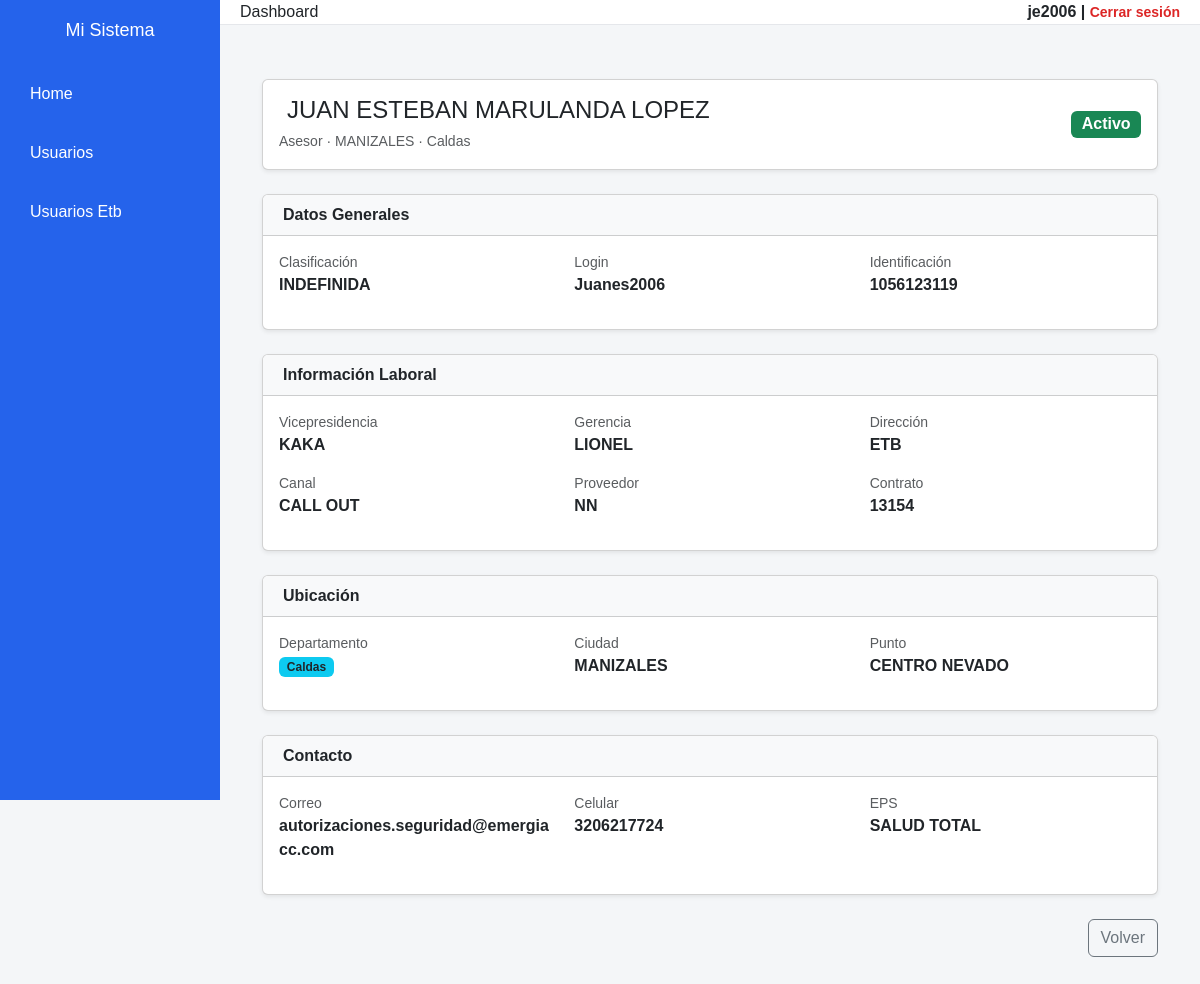
The app's page /ver_usuario_etb/3/ (signed in) with its own data.
### app_cuentas/models.py (models this page shows, shortened)
class Usuario(models.Model):
    ESTADO_CHOICES = [
        ('ACTIVO', 'Activo'),
        ('INACTIVO', 'Inactivo'),
    ]
    DEPARTAMENTO_CHOICES = [
        ('CALDAS', 'Caldas'),
        ('ANTIOQUIA', 'Antioquia'),
    ]
    CARGO_CHOICES = [
        ('ASESOR', 'Asesor'),
    ]
    clasificacion = models.CharField(max_length=100)
    login = models.CharField(max_length=100)
    estado = models.CharField(
        max_length=10,
        choices=ESTADO_CHOICES,
        default='ACTIVO'
    )
    identificacion_usuario = models.BigIntegerField()
    fecha_ingreso = models.DateField()
    fecha_retiro = models.DateField()
    vicepresidente = models.CharField(max_length=100)
    gerencia = models.CharField(max_length=100)
    direccion = models.CharField(max_length=100)
    canal = models.CharField(max_length=100)
    proveedor = models.CharField(max_length=100)
    nro_contrato = models.CharField(max_length=100)
    subcanal = models.CharField(max_length=100)
    punto = models.CharField(max_length=100)
    cc_supervisor = models.CharField(max_length=100)
    lider_etb = models.CharField(max_length=100)
    departamento = models.CharField(
        max_length=20,
        choices=DEPARTAMENTO_CHOICES
    )
    ciudad = models.CharField(max_length=100)
    nombres = models.CharField(max_length=100)
    apellidos = models.CharField(max_length=100)
    correo = models.EmailField()
    celular = models.CharField(max_length=20)
    eps = models.CharField(max_length=100)
    fecha_nacimiento = models.DateField()
    sexo = models.CharField(max_length=20)
    cargo = models.CharField(
        max_length=20,
        choices=CARGO_CHOICES,
        default='ASESOR'
    )
    perfil_portal_suma = models.CharField(max_length=100)
    restriccion = models.CharField(max_length=100)
    causa_restriccion = models.CharField(max_length=200)
    id_fibra = models.CharField(max_length=100)
    fija = models.IntegerField()
    movil = models.IntegerField()
    id_cobre = models.IntegerField()

### app_cuentas/views.py (the view)
# urls.py: path('ver_usuario_etb/<int:user_id>/', ver_usuario_view_actualizada, name='ver_usuario_etb'),
@login_required(login_url='login')
def ver_usuario_view_actualizada(request, user_id):
    usuario = Usuario.objects.get(id=user_id)
    return render(request, 'app_cuentas/Ver_usuario_etb.html', {
        'usuario': usuario
    })

### app_cuentas/templates/app_cuentas/Ver_usuario_etb.html (shortened to what this page needs)
{% extends 'app_cuentas/base.html' %}
{% block content %}
<div class="container mt-4">
    <div class="card shadow-sm mb-4">
        <div class="card-body d-flex justify-content-between align-items-center">
            <div>
                <h4 class="mb-1">
                    {{ usuario.nombres }} {{ usuario.apellidos }}
                </h4>
                <small class="text-muted">
                    {{ usuario.get_cargo_display }} · {{ usuario.ciudad }} · {{ usuario.get_departamento_display }}
                </small>
            </div>
            <div>
                {% if usuario.estado == "ACTIVO" %}
                    <span class="badge bg-success fs-6">Activo</span>
                {% else %}
                    <span class="badge bg-danger fs-6">Inactivo</span>
                {% endif %}
            </div>
        </div>
    </div>
    <div class="card shadow-sm mb-4">
        <div class="card-header fw-bold bg-light">
             Datos Generales
        </div>
        <div class="card-body">
            <div class="row">
                <div class="col-md-4 mb-3">
                    <div class="text-muted small">Clasificación</div>
                    <div class="fw-semibold">{{ usuario.clasificacion }}</div>
                </div>
                <div class="col-md-4 mb-3">
                    <div class="text-muted small">Login</div>
                    <div class="fw-semibold">{{ usuario.login }}</div>
                </div>
                <div class="col-md-4 mb-3">
                    <div class="text-muted small">Identificación</div>
                    <div class="fw-semibold">{{ usuario.identificacion_usuario }}</div>
                </div>
            </div>
        </div>
    </div>
    <div class="card shadow-sm mb-4">
        <div class="card-header fw-bold bg-light">
             Información Laboral
        </div>
        <div class="card-body">
            <div class="row">
                <div class="col-md-4 mb-3">
                    <div class="text-muted small">Vicepresidencia</div>
                    <div class="fw-semibold">{{ usuario.vicepresidente }}</div>
                </div>
                <div class="col-md-4 mb-3">
                    <div class="text-muted small">Gerencia</div>
                    <div class="fw-semibold">{{ usuario.gerencia }}</div>
                </div>
                <div class="col-md-4 mb-3">
                    <div class="text-muted small">Dirección</div>
                    <div class="fw-semibold">{{ usuario.direccion }}</div>
                </div>
                <div class="col-md-4 mb-3">
                    <div class="text-muted small">Canal</div>
                    <div class="fw-semibold">{{ usuario.canal }}</div>
                </div>
                <div class="col-md-4 mb-3">
                    <div class="text-muted small">Proveedor</div>
                    <div class="fw-semibold">{{ usuario.proveedor }}</div>
                </div>
                <div class="col-md-4 mb-3">
                    <div class="text-muted small">Contrato</div>
                    <div class="fw-semibold">{{ usuario.nro_contrato }}</div>
                </div>
            </div>
        </div>
    </div>
    <div class="card shadow-sm mb-4">
        <div class="card-header fw-bold bg-light">
             Ubicación
        </div>
        <div class="card-body">
            <div class="row">
                <div class="col-md-4 mb-3">
                    <div class="text-muted small">Departamento</div>
                    <span class="badge bg-info text-dark">
                        {{ usuario.get_departamento_display }}
                    </span>
                </div>
                <div class="col-md-4 mb-3">
                    <div class="text-muted small">Ciudad</div>
                    <div class="fw-semibold">{{ usuario.ciudad }}</div>
                </div>
                <div class="col-md-4 mb-3">
                    <div class="text-muted small">Punto</div>
                    <div class="fw-semibold">{{ usuario.punto }}</div>
                </div>
            </div>
        </div>
    </div>
    <div class="card shadow-sm mb-4">
        <div class="card-header fw-bold bg-light">
             Contacto
        </div>
        <div class="card-body">
            <div class="row">
                <div class="col-md-4 mb-3">
                    <div class="text-muted small">Correo</div>
                    <div class="fw-semibold">{{ usuario.correo }}</div>
                </div>
                <div class="col-md-4 mb-3">
                    <div class="text-muted small">Celular</div>
                    <div class="fw-semibold">{{ usuario.celular }}</div>
                </div>
                <div class="col-md-4 mb-3">
                    <div class="text-muted small">EPS</div>
                    <div class="fw-semibold">{{ usuario.eps }}</div>
                </div>
            </div>
        </div>
    </div>
    <div class="text-end">
        <a href="{% url 'usuarios_etb' %}" class="btn btn-outline-secondary">
             Volver
        </a>
    </div>
</div>
{% endblock %}

### app_cuentas/templates/app_cuentas/Base.html (shortened to what this page needs)
<!DOCTYPE html>
<html lang="es">
<head>
    <link href="https://cdn.jsdelivr.net/npm/bootstrap@5.3.2/dist/css/bootstrap.min.css" rel="stylesheet">
</head>
<body>
    <div class="sidebar">
        <h2>Mi Sistema</h2>
        <a href="{% url 'home' %}">Home</a>
        <a href="{% url 'usuarios' %}">Usuarios</a>
        <a href="{% url 'usuarios_etb' %}">Usuarios Etb</a>
    </div>
    <div class="main">
        <div class="navbar">
            <div>Dashboard</div>
            <div class="user">
                {{ request.user.username }} |
                <a href="{% url 'logout' %}">Cerrar sesión</a>
            </div>
        </div>
        <div class="content">
            {% block content %}{% endblock %}
        </div>
    </div>
</body>
</html>

### app_cuentas/templates/app_cuentas/Base.html (style rules this page uses)
* { margin: 0; padding: 0; box-sizing: border-box; font-family: Arial, sans-serif; }
body { display: flex; height: 100vh; background-color: #f4f6f8; }
.sidebar { width: 220px; background-color: #2563eb; color: white; padding: 20px; position: sticky; height: 100%; }
.sidebar h2 { margin-bottom: 30px; font-size: 18px; text-align: center; }
.sidebar a { display: block; color: white; text-decoration: none; margin: 15px 0; padding: 10px; border-radius: 6px; }
.main { flex: 1; display: flex; flex-direction: column; }
.navbar { height: 60px; background-color: #ffffff; display: flex; align-items: center; justify-content: space-between; padding: 0 20px; border-bottom: 1px solid #e5e7eb; }
.navbar .user { font-weight: bold; }
.navbar a { text-decoration: none; color: #dc2626; font-size: 14px; }
.content { padding: 30px; }

### records on screen
Usuario: nombres "JUAN ESTEBAN", apellidos "MARULANDA LOPEZ", cargo "Asesor", ciudad "MANIZALES", departamento "Caldas", clasificacion "INDEFINIDA", login "Juanes2006", identificacion_usuario "1056123119", vicepresidente "KAKA", gerencia "LIONEL", direccion "ETB", canal "CALL OUT", proveedor "NN", nro_contrato "13154", punto "CENTRO NEVADO", correo "autorizaciones.seguridad@emergiacc.com", celular "3206217724", eps "SALUD TOTAL"

### other values on screen
{{ request.user.username }} "je2006"
